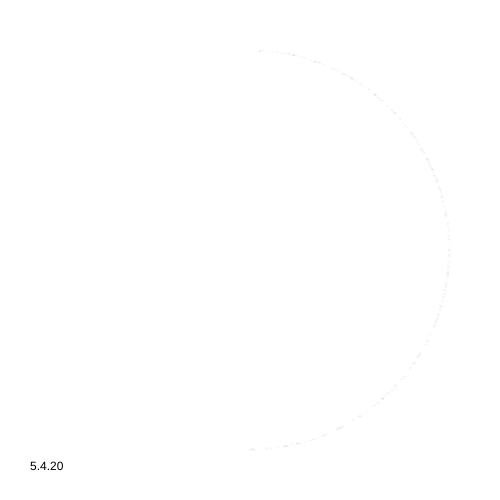
Frame 1 (no input)
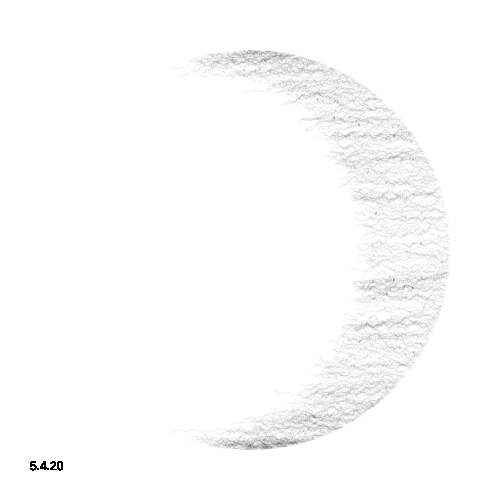
Frame 60 (no input)
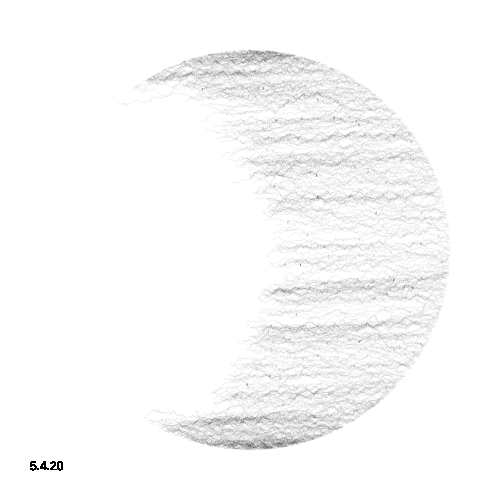
Frame 120 (the mouse pressed at the canvas centre since frame 60)

The p5.js sketch that drew these frames (run headless with seeded random() and noise() and a simulated clock; from frame 60 on, the mouse is pressed at the canvas centre):

// p5.js sketch
// ── sketch.js
const dots = []
const factor = -1
const count = 500
const size = 500
const radius = size * 0.8 / 2

function setup() {
  createCanvas(size, size);
  background(255);
  noiseDetail(100)
  colorMode(HSB, 100)
  strokeWeight(30)
  stroke(0)
  noFill()
  //ellipse(width /2, height /2, radius * 2 + 1)
  
  for (let i = 0; i < count; i++) {   
    dots.push(new Dot(radius, [60,200], 20, 5))
  }
}

function draw() {
  for (let i = 0; i < dots.length; i++) {
    const dot = dots[i]
    n = noise(dot.pos.x * factor, dot.pos.y * factor*2)
    dot.update(n)
    dot.draw()
  }
  noStroke()
  fill(0);
  text("5.4.20", 30, height - 30)
}

class Dot {
  constructor (radius, colorRange, brightness, alpha) {
    const r = random(PI)
    const x = width / 2 + sin(r) * radius
    const y = height / 2 + cos(r) * radius
    this.pos = createVector(x,y)
    this.prev = createVector(x,y)
    this.color = color(255)
    this.deadCount = 0
    this.radius = radius
    this.colorRange = colorRange
    this.alpha = alpha
    this.brightness = brightness
  }
  
  update(noize) {
    this.v = p5.Vector.fromAngle(noize * TWO_PI + (this.deadCount * PI))
    this.v.setMag(2)
    this.color = color(map(noize, 0, 1, ...this.colorRange), 0, this.brightness, this.alpha)
    this.prev = this.pos.copy()
    this.pos = this.pos.add(this.v)
    
    if (dist(width/2, height/2, this.pos.x, this.pos.y) > this.radius + 2) {
      this.deadCount++
    }
  }
  
  draw() {
    if (
      dist(width / 2, height / 2, this.pos.x, this.pos.y) > this.radius ||
      dist(width / 2, height / 2, this.prev.x, this.prev.y) > this.radius
    ) {
      return
    }

    strokeWeight(1)
    stroke(this.color)
    line(this.prev.x, this.prev.y, this.pos.x, this.pos.y)

  }
}
